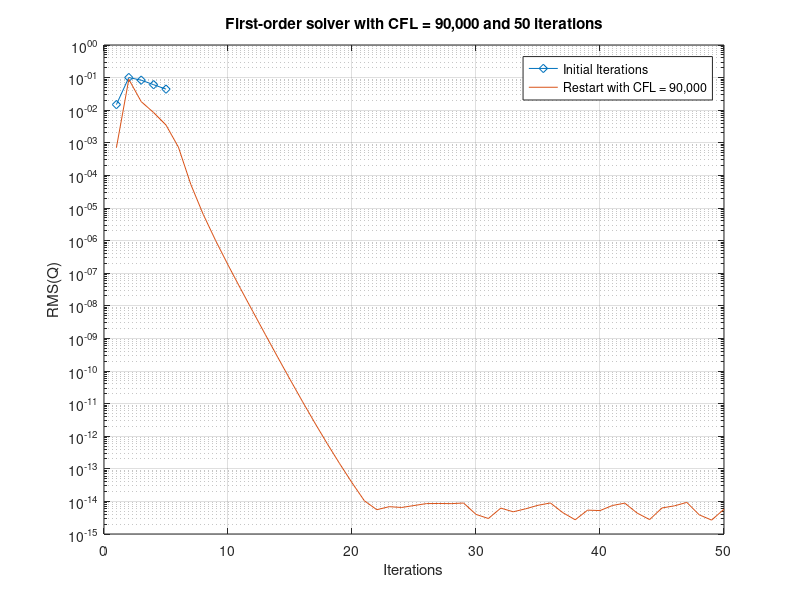

MATLAB code to generate this figure:
A = [1 1.4862215124397186797e-02;
2 1.0043437166016555562e-01;
3 8.3501442034858278096e-02;
4 6.0585798623414927055e-02;
5 4.4289702920189591429e-02];
B=[1 7.0890256013024651686e-04;
2 8.8960185599869734396e-02;
3 1.8348338859487247493e-02;
4 8.4782786752459950858e-03;
5 3.5063408101122461001e-03;
6 7.3737486998858752310e-04;
7 5.2912639189735243548e-05;
8 6.3944188674821108976e-06;
9 1.0076616397537684535e-06;
10 1.7962441714540003280e-07;
11 3.4258052130086610130e-08;
12 6.7207991133880082907e-09;
13 1.3360770173649305073e-09;
14 2.6920676565885892896e-10;
15 5.5323322703392123630e-11;
16 1.1696400521204148567e-11;
17 2.5695354158226441181e-12;
18 5.9261323073248562106e-13;
19 1.4461799111993362401e-13;
20 3.7367250462491426890e-14;
21 1.0428548123674620359e-14;
22 5.5599167928969082790e-15;
23 6.8885692963079968189e-15;
24 6.5124719686541349961e-15;
25 7.4675359080229132137e-15;
26 8.5695024719983673574e-15;
27 8.6333396783208086300e-15;
28 8.5526832010909758823e-15;
29 8.9144605151181374520e-15;
30 3.9968085234695931062e-15;
31 2.9869117108092450143e-15;
32 6.2324225640242271240e-15;
33 4.7975786723440532359e-15;
34 5.9275937517329844878e-15;
35 7.5910542224575212113e-15;
36 8.9612021413994378250e-15;
37 4.5228323291065019686e-15;
38 2.7321443361387328128e-15;
39 5.3974104166858582728e-15;
40 5.2312340437264476387e-15;
41 7.4771469792666995306e-15;
42 8.8462457316975771014e-15;
43 4.3736320119651145067e-15;
44 2.7702518210515090553e-15;
45 6.2895205928929576331e-15;
46 7.3104909954470979744e-15;
47 9.3202161033162802565e-15;
48 3.8766905244381466327e-15;
49 2.6697773488851843825e-15;
50 5.7546156726377587872e-15];

semilogy(A(:,1) , A(:,2),'d-',B(:,1) , B(:,2));
xlabel('Iterations');
ylabel('RMS(Q)');
grid on;
title('First-order solver with CFL = 90,000 and 50 iterations');
legend('Initial Iterations', 'Restart with CFL = 90,000');
print -deps d50.eps